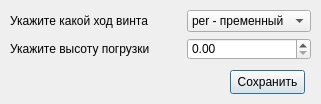
<?xml version="1.0" encoding="UTF-8"?>
<ui version="4.0">
 <class>Dialog_3</class>
 <widget class="QDialog" name="Dialog_3">
  <property name="geometry">
   <rect>
    <x>0</x>
    <y>0</y>
    <width>321</width>
    <height>104</height>
   </rect>
  </property>
  <property name="windowTitle">
   <string>Dialog</string>
  </property>
  <widget class="QPushButton" name="pushButton">
   <property name="geometry">
    <rect>
     <x>230</x>
     <y>70</y>
     <width>75</width>
     <height>24</height>
    </rect>
   </property>
   <property name="text">
    <string>Cохранить</string>
   </property>
  </widget>
  <widget class="QWidget" name="">
   <property name="geometry">
    <rect>
     <x>10</x>
     <y>10</y>
     <width>301</width>
     <height>50</height>
    </rect>
   </property>
   <layout class="QGridLayout" name="gridLayout">
    <item row="0" column="0">
     <widget class="QLabel" name="label">
      <property name="text">
       <string>Укажите какой ход винта</string>
      </property>
     </widget>
    </item>
    <item row="0" column="1">
     <widget class="QComboBox" name="comboBox">
      <property name="maximumSize">
       <size>
        <width>124</width>
        <height>16777215</height>
       </size>
      </property>
      <item>
       <property name="text">
        <string>per - пременный</string>
       </property>
      </item>
      <item>
       <property name="text">
        <string>post - постоянный</string>
       </property>
      </item>
     </widget>
    </item>
    <item row="1" column="0">
     <widget class="QLabel" name="label_2">
      <property name="text">
       <string>Укажите высоту погрузки</string>
      </property>
     </widget>
    </item>
    <item row="1" column="1">
     <widget class="QDoubleSpinBox" name="doubleSpinBox">
      <property name="maximumSize">
       <size>
        <width>124</width>
        <height>16777215</height>
       </size>
      </property>
     </widget>
    </item>
   </layout>
  </widget>
 </widget>
 <resources/>
 <connections/>
</ui>
